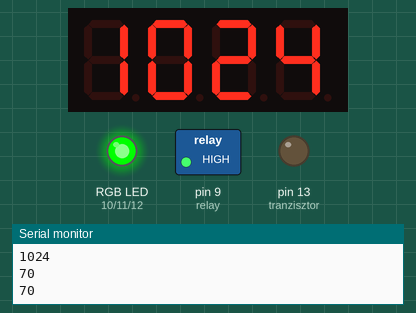
Simulated run of this sketch. Board: Arduino Uno, built with avr-gcc and run on an emulated ATmega328P. Parts: 4-digit seven-segment display, switched loads named in the sketch (green lamp = pin HIGH), an RGB LED mixed from three pins (HIGH = lit), output pins drawn as LEDs (lit = HIGH), the last lines printed to the serial monitor. The local clock reads 2024-03-15 10:24:30 at power-on unless the sketch sets it.

Above: at 0.6 s.
At 90.4 s:
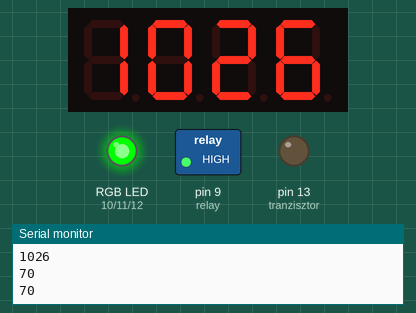
Timing chart, 0 to 91.9 s (numbered marks = the images above):
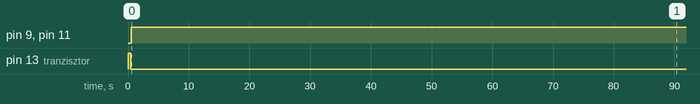

Measured:
- by itself, pin 9 (relay), pin 11 (green_light_pin): LOW → HIGH at 0.52 s
- what the display in image 0 shows lasts 30.3 s, from 0.5 s to 30.8 s

The sketch:

autamatakert2.ino
```cpp
//#include <RTClib.h>

#include <TM1637Display.h>

#include <TimeLib.h>

#include <ThreeWire.h>
#include <RtcDS1302.h>

#define CLK 7
#define DIO 8

ThreeWire myWire(5,4,6); // clk= 4 dat= 5 rst = 6
RtcDS1302<ThreeWire> Rtc(myWire);

TM1637Display display = TM1637Display(CLK, DIO);

int relay = 9;

int red_light_pin= 10;
int green_light_pin = 11;
int blue_light_pin = 12;

const int szenzor = A0;
const int szenzor2 = A1;

int szenzorertek = 0;
int szazalekertek = 0;

int szenzorertek2 = 0;
int szazalekertek2 = 0;

const int tranzisztor = 13;

const int hatora = 6* 3600000;

int magasalacsony = 1;

//int ido2 = setTime(9,1,0,0,6,2020);

int ora;
int perc;
int masodperc;

void setup() {
Serial.begin(9600);

    Serial.print("compiled: ");
    Serial.print(__DATE__);
    Serial.println(__TIME__);

    Rtc.Begin();
    RtcDateTime compiled = RtcDateTime(__DATE__, __TIME__);
   printDateTime(compiled);
    Serial.println();

    if (!Rtc.IsDateTimeValid()) {
        // Common Causes: 1) first time you ran and the device wasn't running yet 2) the battery on the device is low or even missing
        Serial.println("RTC lost confidence in the DateTime!");
        Rtc.SetDateTime(compiled);
    }

    if (Rtc.GetIsWriteProtected()) {
        Serial.println("RTC was write protected, enabling writing now");
        Rtc.SetIsWriteProtected(false);
    }

    if (!Rtc.GetIsRunning()) {
        Serial.println("RTC was not actively running, starting now");
        Rtc.SetIsRunning(true);
    }

    RtcDateTime now = Rtc.GetDateTime();
    if (now < compiled) {
        Serial.println("RTC is older than compile time!  (Updating DateTime)");
        Rtc.SetDateTime(compiled);
    }
    else if (now > compiled)
        Serial.println("RTC is newer than compile time. (this is expected)");
    else
        Serial.println("RTC is the same as compile time! (not expected but all is fine)");


  pinMode(red_light_pin, OUTPUT);
  pinMode(green_light_pin, OUTPUT);
  pinMode(blue_light_pin, OUTPUT);

  pinMode(tranzisztor,OUTPUT);

  pinMode(relay,OUTPUT);


  digitalWrite(tranzisztor, HIGH);
  delay(200);
  szenzorertek = analogRead(szenzor);
  szazalekertek = map(szenzorertek, 1023, 300, 0, 100);
  szenzorertek2 = analogRead(szenzor2);
  szazalekertek2 = map(szenzorertek2, 1023, 300, 0, 100);
  delay(200);
  digitalWrite(tranzisztor, LOW);

  display.setBrightness(5);
  display.clear();
}
void loop() {


    RtcDateTime now = Rtc.GetDateTime();
   printDateTime(now);
  Serial.println();

  if(perc == 30){
  digitalWrite(tranzisztor, HIGH);
  //delay(2000);
  szenzorertek = analogRead(szenzor);
  szazalekertek = map(szenzorertek, 1023, 300, 0, 100);
  szenzorertek2 = analogRead(szenzor2);
  szazalekertek2 = map(szenzorertek2, 1023, 300, 0, 100);
  //delay(2000);
  digitalWrite(tranzisztor, LOW);

  }

  if(szazalekertek>= 75 || szazalekertek2 >= 75){
    RGB_color(0, 0, 255); // Blue
    }
  if(szazalekertek < 75 && szazalekertek >50 || szazalekertek2< 75 && szazalekertek2 >50){
      RGB_color(0, 255, 0); // Green
    }
  if(szazalekertek <= 50 && szazalekertek >25 || szazalekertek2 <= 50 && szazalekertek2 >25){
        RGB_color(255, 255, 0); // Yellow
    }
  if(szazalekertek <= 25 && szazalekertek >=1 || szazalekertek2 <= 25 && szazalekertek2 >=1){
        RGB_color(255, 0, 0); // Red
    }
  if(szazalekertek == 0 || szazalekertek2 == 0){
      RGB_color(255,0, 0); // Red
    }
if(ora % 4 == 0){
  magasalacsony = 0;
  }
  if(ora % 8 == 0){
  magasalacsony = 1;
  }

    digitalWrite(relay,magasalacsony);
    Serial.println(szazalekertek);
    Serial.println(szazalekertek2);

delay(1000);

}
void RGB_color(int red_light_value, int green_light_value, int blue_light_value)
 {
  analogWrite(red_light_pin, red_light_value);
  analogWrite(green_light_pin, green_light_value);
  analogWrite(blue_light_pin, blue_light_value);
}
#define countof(a) (sizeof(a) / sizeof(a[0]))
void printDateTime(const RtcDateTime& dt) {
    char datestring[20];
    snprintf_P(datestring,
            countof(datestring),
            PSTR("%02u/%02u/%04u %02u:%02u:%02u"),
            dt.Month(), dt.Day(), dt.Year(),
            dt.Hour(), dt.Minute(), dt.Second() );

            ora = dt.Hour();
            perc = dt.Minute();
    //Serial.print(datestring);

      int displaytime = (dt.Hour() * 100) + dt.Minute();
  // Print displaytime to the Serial Monitor:
  Serial.println(displaytime);
  // Display the current time in 24 hour format with leading zeros enabled and a center colon:
  display.showNumberDecEx(displaytime, 0b11100000, true);
  // Remove the following lines of code if you want a static instead of a blinking center colon:
  display.showNumberDec(displaytime, true); // Prints displaytime without center colon.
}
```
